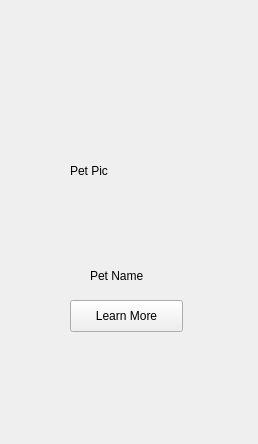
<?xml version="1.0" encoding="UTF-8"?>
<ui version="4.0">
 <class>PetDisplay</class>
 <widget class="QWidget" name="PetDisplay">
  <property name="geometry">
   <rect>
    <x>0</x>
    <y>0</y>
    <width>258</width>
    <height>444</height>
   </rect>
  </property>
  <property name="windowTitle">
   <string>Form</string>
  </property>
  <widget class="QPushButton" name="more1">
   <property name="geometry">
    <rect>
     <x>70</x>
     <y>300</y>
     <width>113</width>
     <height>32</height>
    </rect>
   </property>
   <property name="text">
    <string>Learn More</string>
   </property>
  </widget>
  <widget class="QLabel" name="pic1">
   <property name="geometry">
    <rect>
     <x>70</x>
     <y>90</y>
     <width>171</width>
     <height>161</height>
    </rect>
   </property>
   <property name="text">
    <string>Pet Pic</string>
   </property>
  </widget>
  <widget class="QLabel" name="name1">
   <property name="geometry">
    <rect>
     <x>90</x>
     <y>260</y>
     <width>121</width>
     <height>31</height>
    </rect>
   </property>
   <property name="text">
    <string>Pet Name</string>
   </property>
  </widget>
 </widget>
 <resources/>
 <connections/>
</ui>
